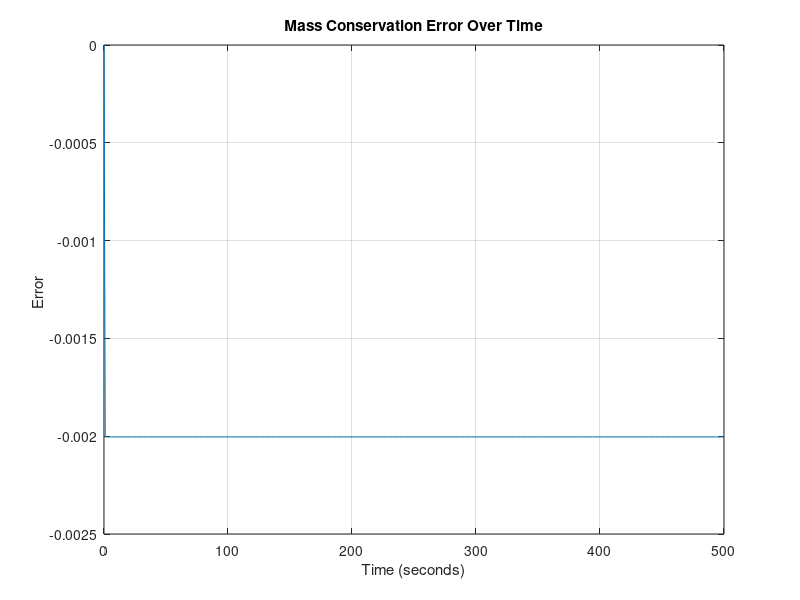
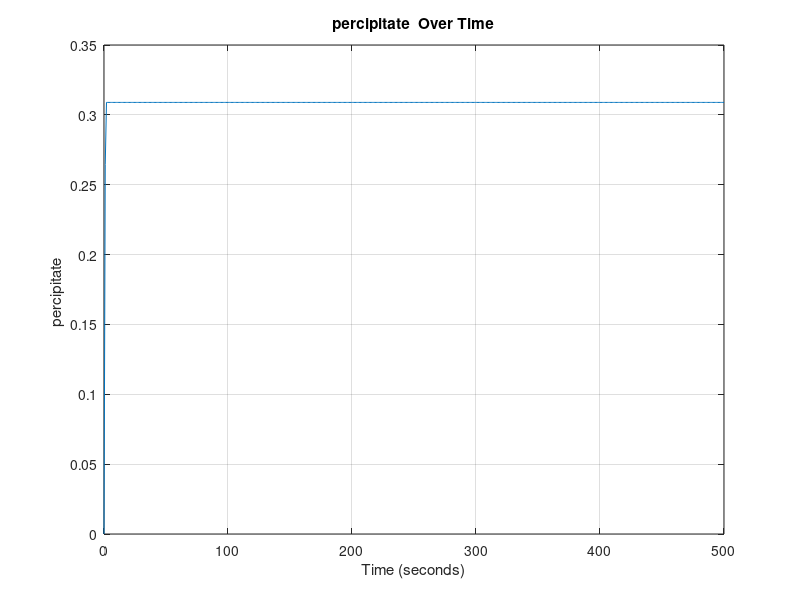
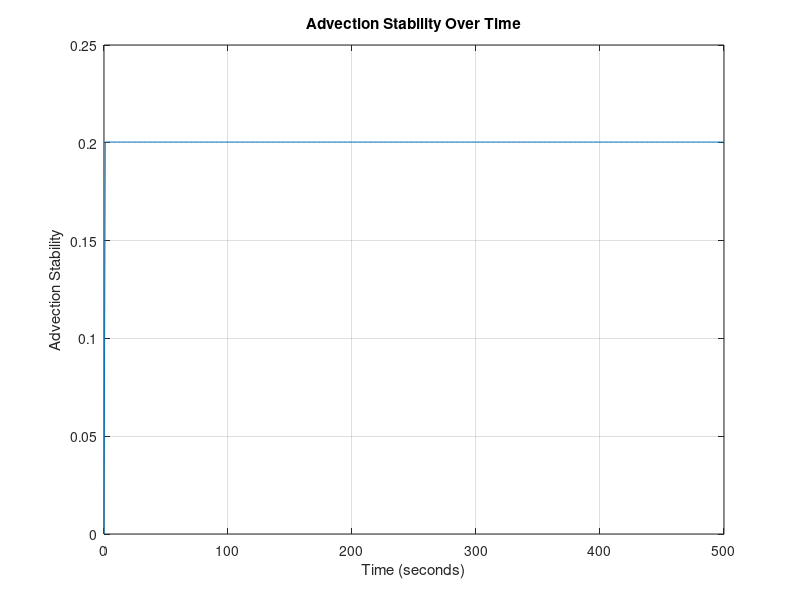
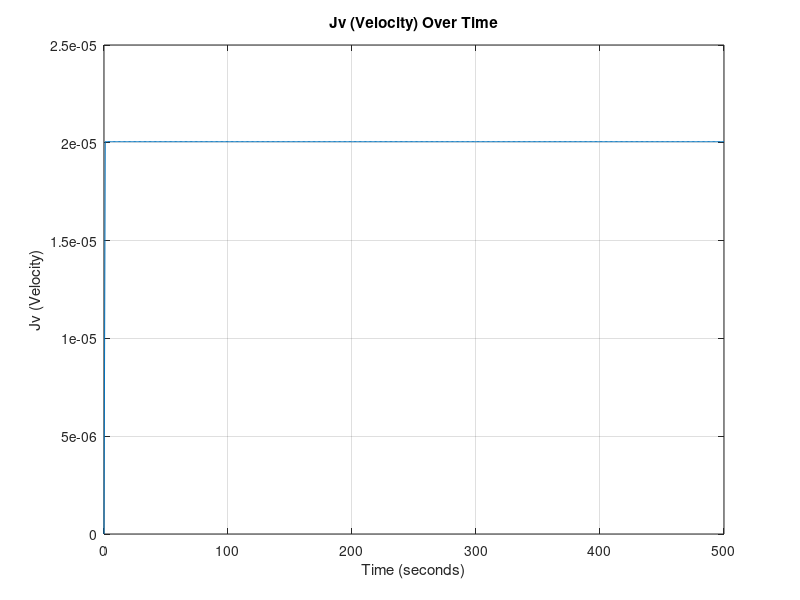

MATLAB code to generate these figures, in order: (Note: this script raises an error after producing the figures.)
%__Gruppe 3-Simulering-3.Sem__
clear
close all
clc
%% Inital Parameters
domain_length = 0.1;   % Domain length (meters)
domain_steps = 1000;    % Number of spatial domain_steps points
dx = domain_length / (domain_steps - 1); % Position discretization
 
time_length = 500;      % Time length (seconds)
time_steps = 500;       % Number of time steps
dt = time_length / time_steps; % Temporal discretization

% DEFINED VARIABLES
D = 0; % Diffusivity coefficient H2PO4- in water [m^2 s^-1]
feed_conc = 0.1; % Constant solute concentration at the first cell 0.1 molar [H2PO4-]
TMP = 35; %TMP: Transmembrane Pressure [bar]

area = 0.001; % Area of the membrane surface [m^2]
kw = 5.7311*10^(-7); % Initial water permeability m^3 m^-2 bar^-1 s^-1 
my = 0.8903*10^-9; % Water viscosity [Bar∙s]
Rm = 1/(my*kw); % Rejection of water at the membrane (σ) [m^-1]
InitP = 0.263253+0.0011; % Initial percipitation
alpha = 0; % Specific resistance of fouling [m mol m^3]
PC = 0.5; %Percipitate Advection Coefficient

sig_m = 0.1; % Rejection of ions 

% PHYSICAL CONSTANTS
R= 8.31415*10^-2; % Gasconstant [L^3 Bar mol^-1 K^-1]
T= 273.15+25; %Temperature [K]
 
% Anonymous functions
%Lv = @(time) kw*exp(-kb*time); %Water permeability dependent on Fouling

Mp = @(conc) 0.0011*exp(36.328*conc) + 0.263253; % concentration of udfæld in respect to phosphate increase.
Rf = @(conc) alpha*(Mp(conc)/area); % Rate of fouling
Lv = @(conc) 1/(my*(Rm+Rf(conc))); % Water permeability dependent on fouling


% Create a grid for space and time
x = linspace(0, domain_length, domain_steps);
t = linspace(0, time_length, time_steps);

% Initialize the concentration array AND Initial condition (1D)
C = zeros(domain_steps, time_steps)+0.1; % 0.1 molar [H2PO4] at pH 2.9

%Diffusive Stability
DS = D*dt/dx^2;
fprintf('\n Diffusivity Stability = %f', DS);
if DS>0.5 
   fprintf(2,'\n ERROR: Stabilitetsfejl');
else
    fprintf('\n Stable Diffusion Model !!');
end


%% Time-stepping loop
for j = 2:time_steps
    for i = 1:domain_steps
        LastC = C(domain_steps, j-1);

        C(1, :) = feed_conc; % Set the leftmost boundary to 0.1

        if j == 2
            Ptot = InitP; % The rate of percipitation WI
        else
            Ptot = Mp(LastC) + (Mp(LastC) - InitP)*Jv*(dt/dx)*PC;
        end

        Jv = (kw*(TMP));  % Volume flux = Jv ,  in terms of osmotic pressure (TMP, R, T, delta_C) and Lv. [m/s]

        % Calculate the second derivative in x direction
        if i == 1 %__First Cell__
            d2Cdx2 = 0;
            dCdt_advection = 0;

        elseif i == domain_steps %__Membrane Cell___
            % No right neighbor at the last cell and MEMBRANE
            d2Cdx2 = (D * (C(domain_steps - 1, j-1) - C(domain_steps, j-1)) / dx^2);
        else    %__Normal Cells__
            % Calculate the second derivative normally
            d2Cdx2 = D * (C(i + 1, j-1) - 2 * C(i, j-1) + C(i - 1, j-1)) / dx^2;
            % Apply advection term
            dCdt_advection = -Jv * (C(i, j-1) - C(i-1, j-1)) / dx;
        end
        % Apply the diffusion-advection-(electromigration) equation
        C(i, j) = C(i, j-1) + dt * (d2Cdx2 + dCdt_advection);
        Jv_values(j) = Jv; % Plot values
        P_values(j) = Ptot;
        AS(j) = Jv * dt/dx; % Stability plot values
    end
end
%% CONSERVATION ERROR

Systemdiff = [0, diff(sum(C,1))]; % Diffrence in systemsums

inflow = Jv_values*feed_conc*(dt/dx); % Inflow array
outflow = C(domain_steps, :).* Jv_values*(1-sig_m)*(dt/dx); % Outflow array 

ERROR = Systemdiff - inflow + outflow; % The mass conservation error



%% 2D Plots

% Plot Mass Conservation Error values over time

figure;
plot(t, ERROR);
xlabel('Time (seconds)');
ylabel('Error ');
title('Mass Conservation Error Over Time');
grid on;


% Plot Percipitate (DS) values over time

figure;
plot(t, P_values);
xlabel('Time (seconds)');
ylabel('percipitate ');
title('percipitate  Over Time');
grid on;

% Plot Advection Stability (DS) values over time

figure;
plot(t, AS);
xlabel('Time (seconds)');
ylabel('Advection Stability');
title('Advection Stability Over Time');
grid on;

% Plot Jv values over time
figure;
plot(t, Jv_values);
xlabel('Time (seconds)');
ylabel('Jv (Velocity)');
title('Jv (Velocity) Over Time');
grid on;


% Define fractions of time steps you want to visualize
time_fraction = [0.001, 0.01, 0.1, 0.2, 0.3, 0.4, 0.5, 0.6, 0.7, 0.8, 0.9];  % For example, 0.1 corresponds to 10% of time steps

% Calculate the corresponding time indices
time_instances = round(time_fraction * time_steps);

% Create a figure for the first plot
figure;
hold on;

% Plot concentration at specific time instances
for i = 1:length(time_instances)
    time_index = time_instances(i);
    plot(x, C(:, time_index));
end

xlabel('Position (meter)');
ylabel('Koncentration');
title('Koncentration Over Tid at Different Instances');

% Add a legend for clarity
legend(arrayfun(@(f) ['t=', num2str(f)], time_fraction, 'UniformOutput', false));

grid on;
hold off;


%% 3D Plot

% Create a 3D surface plot to visualize concentration over time and position
[T, X] = meshgrid(t, x);
figure;
h = surf(X, T, C); % Transpose removed here
xlabel('Position (meter)');
ylabel('Tid (sekunder)');
zlabel('Koncentration (M)');
title('Koncentration Over Tid og Position');

% Set axis limits to start at the origin
xlim([0, domain_length]);
ylim([0, time_length]);
zlim([0, 1.5]); % Assuming max(C(:)) is the maximum concentration in your data

set(h,'LineStyle','none')
colormap(jet)
clim([0 1.5])




